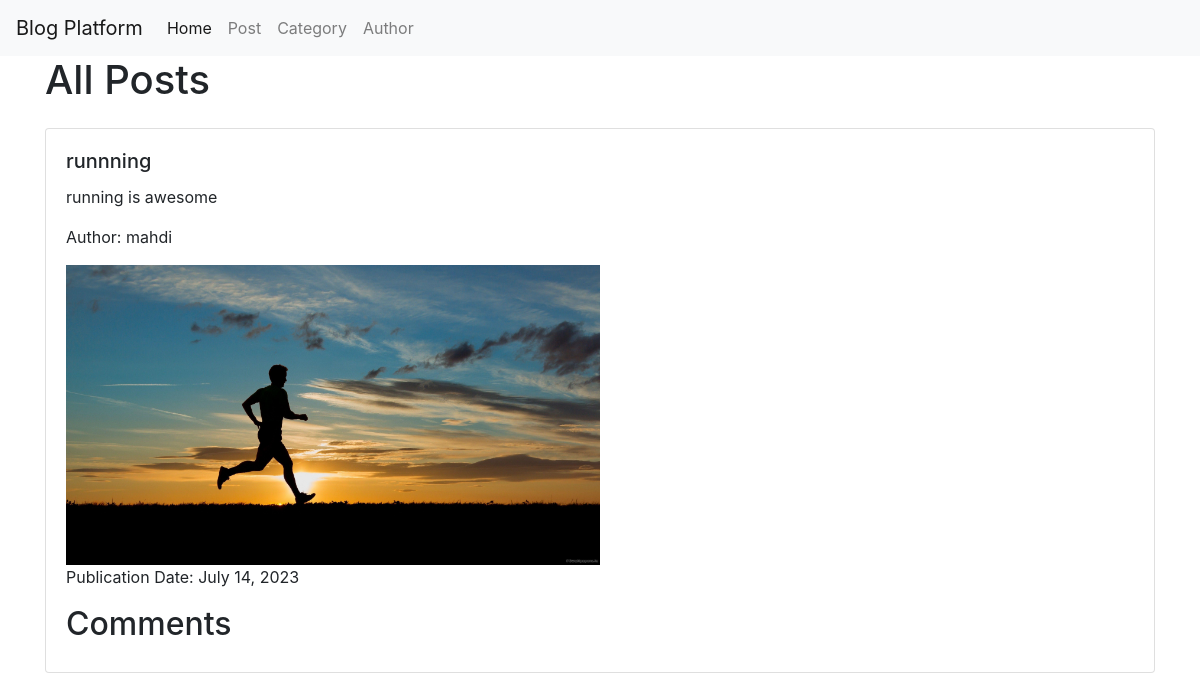
The app's page /post/4/ with its own data.
### Blogapp/models.py (models this page shows, shortened)
class Post(models.Model):
    title = models.CharField(max_length=255)
    content = models.CharField(max_length=255)
    author = models.ForeignKey(Author, on_delete=models.CASCADE)
    category = models.ForeignKey(
        Category, on_delete=models.SET_NULL, null=True, related_name="posts"
    )
    publication_date = models.DateField(auto_now_add=True)
    image = models.ImageField(upload_to="post_images/", null=True, blank=True)

class Author(models.Model):
    name = models.CharField(max_length=255)
    bio = models.TextField()
    def __str__(self):
        return f"{self.name}"

### Blogapp/views.py (the view)
# urls.py: path("post/<int:pk>/", post_details, name="post_details"),
def post_details(request, pk):
    post = get_object_or_404(Post, pk=pk)
    return render(request, "post_details.html", {"post": post})

### Blogapp/templates/post_details.html (shortened to what this page needs)
{% extends 'basic.html' %}
{% block content %}
    <div class="container">
        <h1 class="mb-4">All Posts</h1>
        <div class="row">
                <div class="col-12">
                    <div class="card mb-3">
                        <div class="card-body">
                            <h5 class="card-title">{{ post.title }}</h5>
                            <p class="card-text">{{ post.content }}</p>
                            <p class="card-text">Author: {{ post.author }}</p>
                            {% if post.image %}
                                <img src="{{ post.image.url }}" alt="{{ post.title }}" style="width: 50%;">
                            {% endif %}
                            <p class="card-text">Publication Date: {{ post.publication_date }}</p>
                            <h2>Comments</h2>
                        </div>
                    </div>
                </div>
        </div>
    </div>
{% endblock %}

### records on screen
Post: title "runnning", content "running is awesome", author "mahdi", image (picture), publication_date "July 14, 2023"
